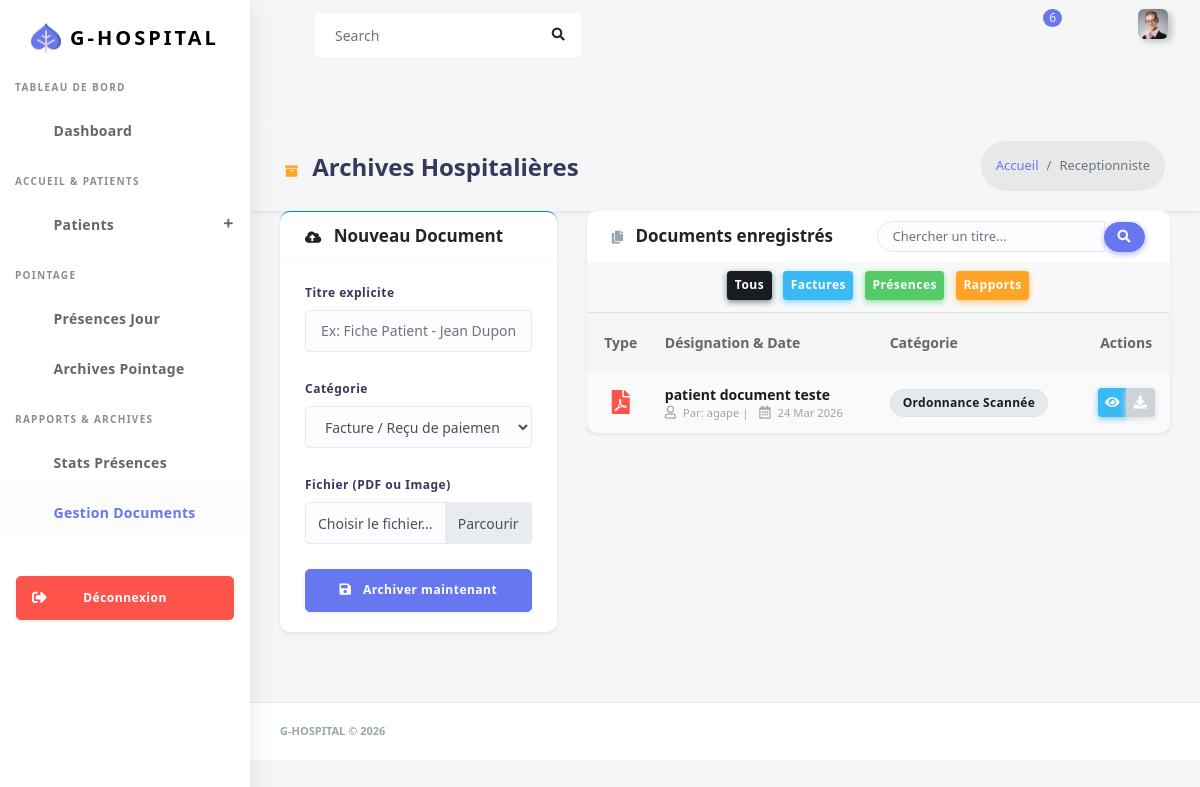
Page /documents/ (signed in) on the committed database.
### app/models.py (models this page shows, shortened)
class TypeFonction(models.Model):
    type_fonction = models.CharField(max_length=30)

class DocumentHospitalier(models.Model):
    TYPE_DOC = [
        ('FACTURE', 'Facture / Reçu'),
        ('RAPPORT', 'Rapport Médical'),
        ('PRESENCE', 'Liste de Présence'),
        ('ORDONNANCE', 'Ordonnance Scannée'),
    ]
    titre = models.CharField(max_length=255)
    fichier = models.FileField(upload_to='documents/%Y/%m/%d/')
    type_document = models.CharField(max_length=20, choices=TYPE_DOC)
    date_creation = models.DateTimeField(auto_now_add=True)
    ajoute_par = models.ForeignKey(User, on_delete=models.SET_NULL, null=True)
    patient = models.ForeignKey('Patient', on_delete=models.CASCADE, null=True, blank=True)

### app/views.py (the view, shortened to what this page needs)
# urls.py: path('documents/', views.gestion_documents, name='gestion_documents'),
@login_required()
def gestion_documents(request):
    user_profil = Fonction.objects.filter(user_fonction=request.user).first()
    fonction = user_profil.fonction.type_fonction if user_profil else ""
    query = request.GET.get('search')
    if query:
        documents = DocumentHospitalier.objects.filter(titre__icontains=query).order_by('-date_creation')
    else:
        documents = DocumentHospitalier.objects.all().order_by('-date_creation')
    context = {
        'documents': documents,
        'fonction': fonction,
    }
    return render(request, 'back/documents.html', context)

### app/templates/back/documents.html (shortened to what this page needs)
{% load static %}
<!DOCTYPE html>
<html lang="fr">
<head>
  <link rel="stylesheet" href="{% static 'back/assets/css/app.min.css' %}">
  <link rel="stylesheet" href="{% static 'back/assets/css/style.css' %}">
  <link rel="stylesheet" href="{% static 'back/assets/css/components.css' %}">
  <link rel="stylesheet" href="https://use.fontawesome.com/releases/v5.7.2/css/all.css">
</head>
<body>
  <div id="app">
    <div class="main-wrapper main-wrapper-1">
      {% include "back/query/nav.html" %}
      {% include "back/query/sidebar.html" %}
      <div class="main-content">
        <section class="section">
          <div class="section-header shadow-sm">
            <h1><i class="fas fa-archive mr-2 text-warning"></i> Archives Hospitalières</h1>
            <div class="section-header-breadcrumb">
              <div class="breadcrumb-item active"><a href="#">Accueil</a></div>
              <div class="breadcrumb-item text-capitalize">{{ fonction }}</div>
            </div>
          </div>
          <div class="row">
            <div class="col-lg-4 col-md-12">
              <div class="card shadow-sm border-top border-primary">
                <div class="card-header">
                  <h4><i class="fas fa-cloud-upload-alt mr-2"></i> Nouveau Document</h4>
                </div>
                <div class="card-body">
                  <form method="POST" enctype="multipart/form-data" action="{% url 'gestion_documents' %}">
                    <div class="form-group">
                      <label class="font-weight-bold">Titre explicite</label>
                      <input type="text" name="titre" class="form-control" placeholder="Ex: Fiche Patient - Jean Dupont" required>
                    </div>
                    <div class="form-group">
                      <label class="font-weight-bold">Catégorie</label>
                      <select name="type_doc" class="form-control">
                        <option value="FACTURE">Facture / Reçu de paiement</option>
                      </select>
                    </div>
                    <div class="form-group">
                      <label class="font-weight-bold">Fichier (PDF ou Image)</label>
                      <div class="custom-file">
                        <label class="custom-file-label" for="docFile" id="fileLabel">Choisir le fichier...</label>
                      </div>
                    </div>
                    <button type="submit" class="btn btn-primary btn-block btn-lg shadow-sm">
                      <i class="fas fa-save mr-2"></i> Archiver maintenant
                    </button>
                  </form>
                </div>
              </div>
            </div>
            <div class="col-lg-8 col-md-12">
              <div class="card shadow-sm">
                <div class="card-header d-flex justify-content-between align-items-center">
                  <h4><i class="fas fa-copy mr-2 text-muted"></i> Documents enregistrés</h4>
                  <div class="card-header-form">
                    <div class="input-group">
                      <input type="text" id="searchInput" class="form-control" placeholder="Chercher un titre..." onkeyup="filterData()">
                      <div class="input-group-append">
                        <button class="btn btn-primary"><i class="fas fa-search"></i></button>
                      </div>
                    </div>
                  </div>
                </div>
                <div class="card-body py-2 border-bottom bg-whitesmoke text-center">
                    <button class="btn btn-sm btn-dark mx-1 mb-1" onclick="filterType('all')">Tous</button>
                    <button class="btn btn-sm btn-info mx-1 mb-1" onclick="filterType('FACTURE')">Factures</button>
                    <button class="btn btn-sm btn-success mx-1 mb-1" onclick="filterType('PRESENCE')">Présences</button>
                    <button class="btn btn-sm btn-warning mx-1 mb-1" onclick="filterType('RAPPORT')">Rapports</button>
                </div>
                <div class="card-body p-0">
                  <div class="table-responsive">
                    <table class="table table-striped table-hover table-middle mb-0" id="docTable">
                      <thead>
                        <tr>
                          <th class="text-center">Type</th>
                          <th>Désignation & Date</th>
                          <th>Catégorie</th>
                          <th class="text-center">Actions</th>
                        </tr>
                      </thead>
                      <tbody>
                        {% for doc in documents %}
                        <tr class="doc-row" data-type="{{ doc.type_document }}">
                          <td class="text-center">
                            {% if ".pdf" in doc.fichier.name|lower %}
                              <i class="fas fa-file-pdf text-danger doc-icon"></i>
                            {% else %}
                              <i class="fas fa-file-image text-primary doc-icon"></i>
                            {% endif %}
                          </td>
                          <td>
                            <div class="font-weight-bold doc-title text-dark">{{ doc.titre }}</div>
                            <div class="text-muted small">
                                <i class="far fa-user mr-1"></i> Par: {{ doc.ajoute_par.username }} |
                                <i class="far fa-calendar-alt ml-2 mr-1"></i> {{ doc.date_creation|date:"d M Y" }}
                            </div>
                          </td>
                          <td>
                            <span class="badge badge-light border">{{ doc.get_type_document_display }}</span>
                          </td>
                          <td class="text-center">
                            <div class="btn-group shadow-sm">
                              <a href="{{ doc.fichier.url }}" target="_blank" class="btn btn-info btn-sm" title="Voir">
                                <i class="fas fa-eye"></i>
                              </a>
                              <a href="{{ doc.fichier.url }}" download class="btn btn-secondary btn-sm" title="Télécharger">
                                <i class="fas fa-download"></i>
                              </a>
                            </div>
                          </td>
                        </tr>
                        {% endfor %}
                      </tbody>
                    </table>
                  </div>
                </div>
              </div>
            </div>
          </div>
        </section>
      </div>
      <footer class="main-footer">
        <div class="footer-left">G-HOSPITAL &copy; 2026</div>
      </footer>
    </div>
  </div>
</body>
</html>

### app/templates/back/documents.html (style rules this page uses)
.doc-icon { font-size: 24px; width: 40px; text-align: center; }
.table-middle td { vertical-align: middle !important; }
.custom-file-label::after { content: "Parcourir"; }

### rows in the picture
TypeFonction: type_fonction "Receptionniste"
DocumentHospitalier: titre "patient document teste", ajoute_par.username "agape", date_creation "24 Mar 2026", type_document "Ordonnance Scannée"
